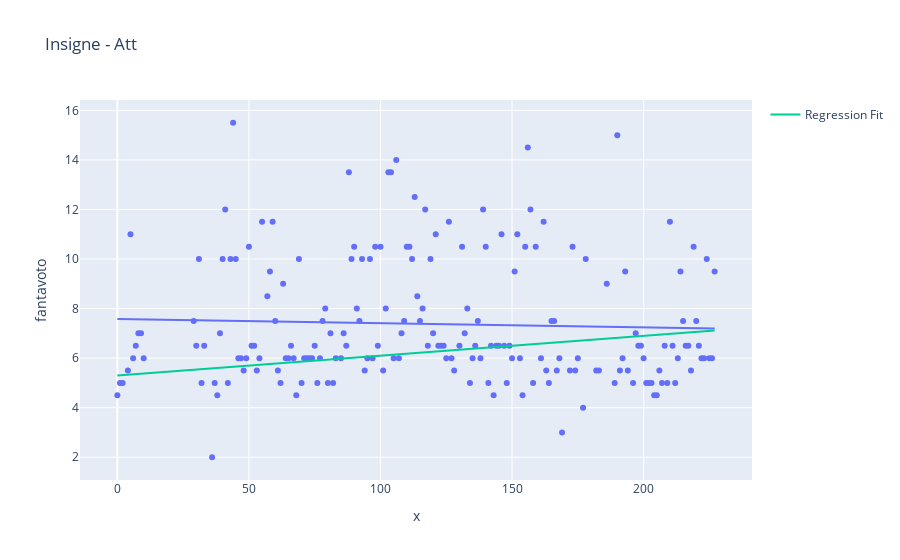

Notebook source saved alongside this figure:
### Code cell
# def myplot(giocatore, df):
giocatore='insigne'


player = df[df.giocatore.str.contains(giocatore)].reset_index()
lists = [df.yyss.unique().tolist(), list(range(1,39))]
time_df = pd.DataFrame(index=[str(val[1])+'--'+str(val[0]) for val in itertools.product(*lists)])
time_df['fantavoto'] = np.nan
player_complete = player.merge(time_df, left_on='time_index', right_index=True, how='outer', suffixes=('', '_y'))
player_complete['dots'] = player_complete['time_index'].str.split('--').str[0].astype(int)
player_complete['yyss'] = player_complete['time_index'].str.split('--').str[1]
player_complete = player_complete.sort_values(by=['yyss', 'dots']).reset_index().drop('index',axis=1)
player_complete['x'] = player_complete.index


title = "%s - %s" %(giocatore.capitalize(), player.ruolo[0])

player = player_complete.copy()
player['text'] = player['dots'].astype(str) + "<br>" +player['yyss'].str[2:]
fig = px.scatter(player, x=player.x, y=player.fantavoto, 
                 trendline="ols", title=title, hover_data=["dots", "yyss"])
fig.update_traces(hovertemplate='Giornata: %{dots} <br>Stagione: %{yyss} <br><b>voto: %{y}</b>')

not_nan = player.fillna(0).reset_index()
X = not_nan.index.values.reshape(-1, 1)

model = LinearRegression()
model.fit(X, not_nan.fantavoto)
x_range = np.linspace(X.min(), X.max(), 100)
y_range = model.predict(x_range.reshape(-1, 1))
fig.add_traces(go.Scatter(x=x_range, y=y_range, name='Regression Fit'))

fig.show()

#     return fig

### Figure 1 — Plotly figure (JSON) as saved in the notebook; plotly's stock layout.template omitted (floating-point values rounded to 4 significant figures; data arrays with more than 128 entries replaced by an {"elided": "..."} marker saying what was removed)
{"data": [{"customdata": {"elided": "228x2 mixed values"}, "hovertemplate": "Giornata: %{dots} <br>Stagione: %{yyss} <br><b>voto: %{y}</b>", "legendgroup": "", "marker": {"color": "#636efa", "symbol": "circle"}, "mode": "markers", "name": "", "orientation": "v", "showlegend": false, "type": "scatter", "x": {"elided": "228 int values"}, "xaxis": "x", "y": {"elided": "228 float values"}, "yaxis": "y"}, {"hovertemplate": "Giornata: %{dots} <br>Stagione: %{yyss} <br><b>voto: %{y}</b>", "legendgroup": "", "marker": {"color": "#636efa", "symbol": "circle"}, "mode": "lines", "name": "", "showlegend": false, "type": "scatter", "x": {"elided": "192 int values"}, "xaxis": "x", "y": {"elided": "192 float values"}, "yaxis": "y"}, {"name": "Regression Fit", "type": "scatter", "x": [0, 2.293, 4.586, 6.879, 9.172, 11.46, 13.76, 16.05, 18.34, 20.64, 22.93, 25.22, 27.52, 29.81, 32.1, 34.39, 36.69, 38.98, 41.27, 43.57, 45.86, 48.15, 50.44, 52.74, 55.03, 57.32, 59.62, 61.91, 64.2, 66.49, 68.79, 71.08, 73.37, 75.67, 77.96, 80.25, 82.55, 84.84, 87.13, 89.42, 91.72, 94.01, 96.3, 98.6, 100.9, 103.2, 105.5, 107.8, 110.1, 112.4, 114.6, 116.9, 119.2, 121.5, 123.8, 126.1, 128.4, 130.7, 133.0, 135.3, 137.6, 139.9, 142.2, 144.5, 146.7, 149.0, 151.3, 153.6, 155.9, 158.2, 160.5, 162.8, 165.1, 167.4, 169.7, 172.0, 174.3, 176.6, 178.8, 181.1, 183.4, 185.7, 188.0, 190.3, 192.6, 194.9, 197.2, 199.5, 201.8, 204.1, 206.4, 208.7, 210.9, 213.2, 215.5, 217.8, 220.1, 222.4, 224.7, 227], "y": [5.303, 5.321, 5.339, 5.358, 5.376, 5.394, 5.413, 5.431, 5.449, 5.468, 5.486, 5.504, 5.523, 5.541, 5.559, 5.578, 5.596, 5.614, 5.633, 5.651, 5.669, 5.688, 5.706, 5.724, 5.743, 5.761, 5.779, 5.798, 5.816, 5.834, 5.853, 5.871, 5.89, 5.908, 5.926, 5.945, 5.963, 5.981, 6.0, 6.018, 6.036, 6.055, 6.073, 6.091, 6.11, 6.128, 6.146, 6.165, 6.183, 6.201, 6.22, 6.238, 6.256, 6.275, 6.293, 6.311, 6.33, 6.348, 6.366, 6.385, 6.403, 6.421, 6.44, 6.458, 6.477, 6.495, 6.513, 6.532, 6.55, 6.568, 6.587, 6.605, 6.623, 6.642, 6.66, 6.678, 6.697, 6.715, 6.733, 6.752, 6.77, 6.788, 6.807, 6.825, 6.843, 6.862, 6.88, 6.898, 6.917, 6.935, 6.953, 6.972, 6.99, 7.008, 7.027, 7.045, 7.064, 7.082, 7.1, 7.119]}], "layout": {"legend": {"tracegroupgap": 0}, "title": {"text": "Insigne - Att"}, "xaxis": {"anchor": "y", "domain": [0, 1], "title": {"text": "x"}}, "yaxis": {"anchor": "x", "domain": [0, 1], "title": {"text": "fantavoto"}}}}
